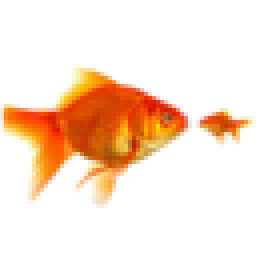
#> input picture tests/image.png, 64 x 64 px (shown 4 times larger); its folder holds only this picture in this run
$ python -i image_utils.py   (imports and definitions only)
#> lines starting #> are read from the running program, lines starting #| are printed output that depends on the picture
import logging

import io
from PIL import Image


# From: https://github.com/matthewwithanm/pilkit/blob/master/pilkit/processors/base.py#L113-L170
from django.core.files.uploadedfile import InMemoryUploadedFile


class TransposeError(Exception): pass


class Transpose:
    """
    Rotates or flips the image.
    """

    log = logging.getLogger('Transpose')

    AUTO = 'auto'
    FLIP_HORIZONTAL = Image.FLIP_LEFT_RIGHT
    FLIP_VERTICAL = Image.FLIP_TOP_BOTTOM
    ROTATE_90 = Image.ROTATE_90
    ROTATE_180 = Image.ROTATE_180
    ROTATE_270 = Image.ROTATE_270

    methods = [AUTO]
    _EXIF_ORIENTATION_STEPS = {
        1: [],
        2: [FLIP_HORIZONTAL],
        3: [ROTATE_180],
        4: [FLIP_VERTICAL],
        5: [ROTATE_270, FLIP_HORIZONTAL],
        6: [ROTATE_270],
        7: [ROTATE_90, FLIP_HORIZONTAL],
        8: [ROTATE_90],
    }

    def __init__(self, *args):
        """
        Possible arguments:
            - Transpose.AUTO
            - Transpose.FLIP_HORIZONTAL
            - Transpose.FLIP_VERTICAL
            - Transpose.ROTATE_90
            - Transpose.ROTATE_180
            - Transpose.ROTATE_270
        The order of the arguments dictates the order in which the
        Transposition steps are taken.
        If Transpose.AUTO is present, all other arguments are ignored, and
        the processor will attempt to rotate the image according to the
        EXIF Orientation data.
        """
        super(Transpose, self).__init__()
        if args:
            self.methods = args

    # [46 lines left out: functions rgba_to_rgb, process_binary, not called in this run]

    def process(self, orig_img, format=None):
        try:
            fname = orig_img.name
            if format is None:
                format = fname.split('.')[-1].upper()
                if format.startswith('JP'):
                    format = 'JPEG'
            buf = io.BytesIO(self.process_binary(orig_img.read(), format=format))
            # seek to the end of file
            buf.seek(0, 2)
            out = InMemoryUploadedFile(buf, "image", fname, orig_img.content_type, buf.tell(), None)
            return out
        except Exception:
            return orig_img

>>> import cv2
>>> picture = cv2.imread('../tests/image.png', cv2.IMREAD_GRAYSCALE)
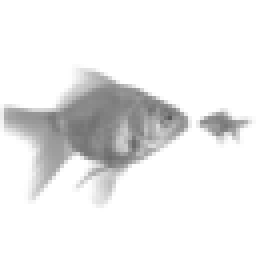
#> picture: shape (64, 64) (shown 4 times larger); min 90, max 255, mean 235.2
>>> result = Transpose().process(picture)
